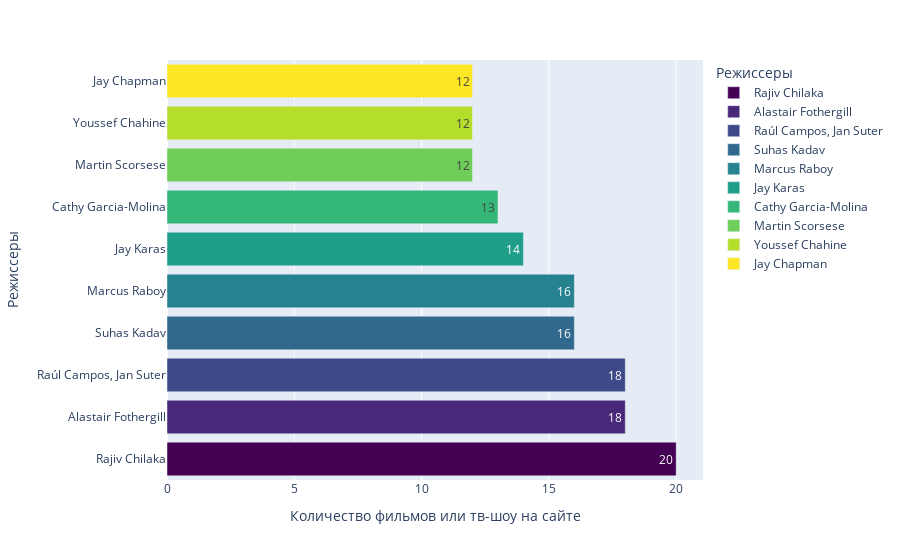

The cell this chart's notebook holds for it:
### Code cell
colors = px.colors.sequential.Viridis

fig = px.bar(directors[1:11], 
       y=directors[1:11].index,
       x=directors[1:11],
       color=directors[1:11].index,
       color_discrete_sequence=colors,
       text_auto=True,
       labels=dict(y='Режиссеры', x='Количество фильмов или тв-шоу на сайте', color='Режиссеры'),  # Добавляем название для легенды 
       orientation="h")

fig.show()

### Figure 1 — Plotly figure (JSON) as saved in the notebook; plotly's stock layout.template omitted (floating-point values rounded to 4 significant figures)
{"data": [{"alignmentgroup": "True", "hovertemplate": "Режиссеры=%{y}<br>Количество фильмов или тв-шоу на сайте=%{x}<extra></extra>", "legendgroup": "Rajiv Chilaka", "marker": {"color": "#440154", "pattern": {"shape": ""}}, "name": "Rajiv Chilaka", "offsetgroup": "Rajiv Chilaka", "orientation": "h", "showlegend": true, "textposition": "auto", "texttemplate": "%{x}", "type": "bar", "x": [20], "xaxis": "x", "y": ["Rajiv Chilaka"], "yaxis": "y"}, {"alignmentgroup": "True", "hovertemplate": "Режиссеры=%{y}<br>Количество фильмов или тв-шоу на сайте=%{x}<extra></extra>", "legendgroup": "Alastair Fothergill", "marker": {"color": "#482878", "pattern": {"shape": ""}}, "name": "Alastair Fothergill", "offsetgroup": "Alastair Fothergill", "orientation": "h", "showlegend": true, "textposition": "auto", "texttemplate": "%{x}", "type": "bar", "x": [18], "xaxis": "x", "y": ["Alastair Fothergill"], "yaxis": "y"}, {"alignmentgroup": "True", "hovertemplate": "Режиссеры=%{y}<br>Количество фильмов или тв-шоу на сайте=%{x}<extra></extra>", "legendgroup": "Raúl Campos, Jan Suter", "marker": {"color": "#3e4989", "pattern": {"shape": ""}}, "name": "Raúl Campos, Jan Suter", "offsetgroup": "Raúl Campos, Jan Suter", "orientation": "h", "showlegend": true, "textposition": "auto", "texttemplate": "%{x}", "type": "bar", "x": [18], "xaxis": "x", "y": ["Raúl Campos, Jan Suter"], "yaxis": "y"}, {"alignmentgroup": "True", "hovertemplate": "Режиссеры=%{y}<br>Количество фильмов или тв-шоу на сайте=%{x}<extra></extra>", "legendgroup": "Suhas Kadav", "marker": {"color": "#31688e", "pattern": {"shape": ""}}, "name": "Suhas Kadav", "offsetgroup": "Suhas Kadav", "orientation": "h", "showlegend": true, "textposition": "auto", "texttemplate": "%{x}", "type": "bar", "x": [16], "xaxis": "x", "y": ["Suhas Kadav"], "yaxis": "y"}, {"alignmentgroup": "True", "hovertemplate": "Режиссеры=%{y}<br>Количество фильмов или тв-шоу на сайте=%{x}<extra></extra>", "legendgroup": "Marcus Raboy", "marker": {"color": "#26828e", "pattern": {"shape": ""}}, "name": "Marcus Raboy", "offsetgroup": "Marcus Raboy", "orientation": "h", "showlegend": true, "textposition": "auto", "texttemplate": "%{x}", "type": "bar", "x": [16], "xaxis": "x", "y": ["Marcus Raboy"], "yaxis": "y"}, {"alignmentgroup": "True", "hovertemplate": "Режиссеры=%{y}<br>Количество фильмов или тв-шоу на сайте=%{x}<extra></extra>", "legendgroup": "Jay Karas", "marker": {"color": "#1f9e89", "pattern": {"shape": ""}}, "name": "Jay Karas", "offsetgroup": "Jay Karas", "orientation": "h", "showlegend": true, "textposition": "auto", "texttemplate": "%{x}", "type": "bar", "x": [14], "xaxis": "x", "y": ["Jay Karas"], "yaxis": "y"}, {"alignmentgroup": "True", "hovertemplate": "Режиссеры=%{y}<br>Количество фильмов или тв-шоу на сайте=%{x}<extra></extra>", "legendgroup": "Cathy Garcia-Molina", "marker": {"color": "#35b779", "pattern": {"shape": ""}}, "name": "Cathy Garcia-Molina", "offsetgroup": "Cathy Garcia-Molina", "orientation": "h", "showlegend": true, "textposition": "auto", "texttemplate": "%{x}", "type": "bar", "x": [13], "xaxis": "x", "y": ["Cathy Garcia-Molina"], "yaxis": "y"}, {"alignmentgroup": "True", "hovertemplate": "Режиссеры=%{y}<br>Количество фильмов или тв-шоу на сайте=%{x}<extra></extra>", "legendgroup": "Martin Scorsese", "marker": {"color": "#6ece58", "pattern": {"shape": ""}}, "name": "Martin Scorsese", "offsetgroup": "Martin Scorsese", "orientation": "h", "showlegend": true, "textposition": "auto", "texttemplate": "%{x}", "type": "bar", "x": [12], "xaxis": "x", "y": ["Martin Scorsese"], "yaxis": "y"}, {"alignmentgroup": "True", "hovertemplate": "Режиссеры=%{y}<br>Количество фильмов или тв-шоу на сайте=%{x}<extra></extra>", "legendgroup": "Youssef Chahine", "marker": {"color": "#b5de2b", "pattern": {"shape": ""}}, "name": "Youssef Chahine", "offsetgroup": "Youssef Chahine", "orientation": "h", "showlegend": true, "textposition": "auto", "texttemplate": "%{x}", "type": "bar", "x": [12], "xaxis": "x", "y": ["Youssef Chahine"], "yaxis": "y"}, {"alignmentgroup": "True", "hovertemplate": "Режиссеры=%{y}<br>Количество фильмов или тв-шоу на сайте=%{x}<extra></extra>", "legendgroup": "Jay Chapman", "marker": {"color": "#fde725", "pattern": {"shape": ""}}, "name": "Jay Chapman", "offsetgroup": "Jay Chapman", "orientation": "h", "showlegend": true, "textposition": "auto", "texttemplate": "%{x}", "type": "bar", "x": [12], "xaxis": "x", "y": ["Jay Chapman"], "yaxis": "y"}], "layout": {"barmode": "relative", "legend": {"title": {"text": "Режиссеры"}, "tracegroupgap": 0}, "margin": {"t": 60}, "xaxis": {"anchor": "y", "domain": [0, 1], "title": {"text": "Количество фильмов или тв-шоу на сайте"}}, "yaxis": {"anchor": "x", "domain": [0, 1], "title": {"text": "Режиссеры"}}}}
